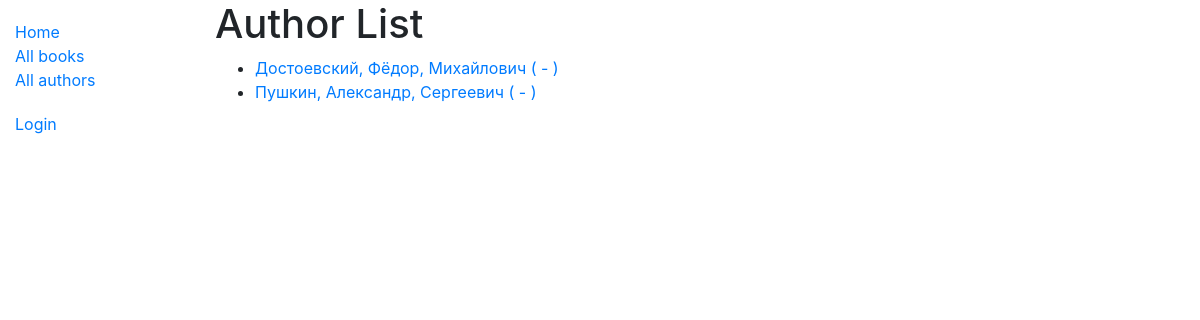
Screenshot of /catalog/authors/ with the database file from the repository.
### catalog/models.py (models this page shows)
class Author(models.Model):
    first_name = models.CharField(max_length=100, verbose_name="Фамилия")
    last_name = models.CharField(max_length=100, verbose_name="Имя")
    patronomic_name = models.CharField(max_length=100, null=True, verbose_name="Отчество")
    class Meta:
        ordering = ['last_name', 'first_name', 'patronomic_name']
    def get_absolute_url(self):
        return reverse('author-detail', args=[str(self.id)])
    def __str__(self):
        return '{0}, {1}, {2}'.format(self.last_name, self.first_name, self.patronomic_name)

### catalog/views.py (the view)
# urls.py: path('authors/', views.AuthorListView.as_view(), name='authors'),
class AuthorListView(generic.ListView):
    model = Author
    paginate_by = 10

### catalog/templates/catalog/author_list.html
{% extends "base_generic.html" %}
{% block content %}
<h1>Author List</h1>
{% if author_list %}
  <ul>
  {% for author in author_list %}
    <li>
      <a href="{{ author.get_absolute_url }}">
      {{ author }} ({{author.date_of_birth}} - {% if author.date_of_death %}{{author.date_of_death}}{% endif %})
      </a>
    </li>
  {% endfor %}
 </ul>
{% else %}
  <p>There are no authors available.</p>
{% endif %}
{% endblock %}

### rows the page displays
Author: last_name+first_name+patronomic_name "Достоевский, Фёдор, Михайлович"
Author: last_name+first_name+patronomic_name "Пушкин, Александр, Сергеевич"
